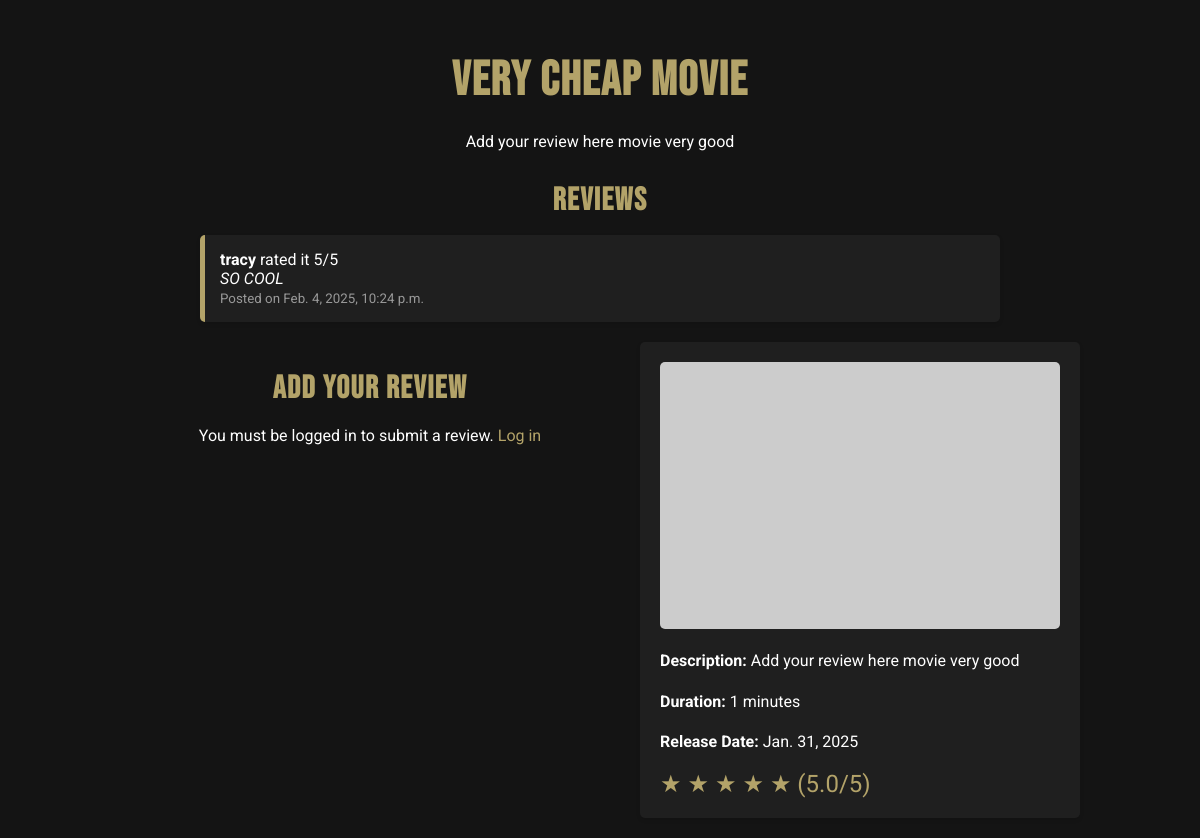
/movie_list/movies/1/, run on the app's committed database.
### movies/models.py (models this page shows, shortened)
class Movie(models.Model):
    title = models.CharField(max_length=255)
    description = models.TextField()
    release_date = models.DateField()
    price = models.FloatField()
    duration = models.PositiveBigIntegerField()
    poster = models.ImageField(upload_to='posters/', blank=True, null=True)
    @property
    def average_rating(self):
        return self.reviews.aggregate(Avg('rating'))['rating__avg']

class Review(models.Model):
    movie = models.ForeignKey(Movie, related_name='reviews', on_delete=models.CASCADE)
    user = models.ForeignKey(User, on_delete=models.CASCADE)  # Optional: associate review with a user
    rating = models.IntegerField(
        validators=[
            MinValueValidator(0),
            MaxValueValidator(5),
        ]
    )
    comment = models.TextField()
    created_at = models.DateTimeField(auto_now_add=True)

### movie_list/views.py (the view)
# urls.py: path('movies/<int:pk>/', movie_detail, name='movie_detail'),
def movie_detail(request, pk):
    movie = get_object_or_404(Movie, pk=pk)
    reviews = movie.reviews.all()
    if request.method == 'POST':
        if not request.user.is_authenticated:
            return redirect('login')  # Replace 'login' with your login URL name
        form = ReviewForm(request.POST)
        if form.is_valid():
            review = form.save(commit=False)
            review.movie = movie
            review.user = request.user
            review.save()
            return redirect('movie_list:movie_detail', pk=movie.pk)  # Use namespace
    else:
        form = ReviewForm()
    context = {
        'movie': movie,
        'reviews': reviews,
        'form': form,
    }
    return render(request, 'movie_list/movie_detail.html', context)

### movie_list/templates/movie_list/movie_detail.html (shortened to what this page needs)
<!DOCTYPE html>
<html lang="en">
<head>
</head>
<body>
    <h1>{{ movie.title }}</h1>
    <p>{{ movie.description }}</p>
    <div class="review-section">
        <h2>Reviews</h2>
        {% if reviews %}
            <ul>
                {% for review in reviews %}
                    <li>
                        <strong>{{ review.user.username }}</strong> rated it {{ review.rating }}/5<br>
                        <em>{{ review.comment }}</em> <br>
                        <small>Posted on {{ review.created_at }}</small>
                    </li>
                {% endfor %}
            </ul>
        {% else %}
            <p>No reviews yet.</p>
        {% endif %}
    </div>
    <div class="add-review-section">
        <div class="review-form">
            <h2>Add Your Review</h2>
            {% if user.is_authenticated %}
                <form method="post">
                    {% csrf_token %}
                    {{ form.as_p }}
                    <button type="submit">Submit Review</button>
                </form>
            {% else %}
                <p>You must be logged in to submit a review. <a href="{% url 'auths:login' %}">Log in</a></p>
            {% endif %}
        </div>
        <div class="movie-details">
            {% if movie.poster %}
                <img src="{{ movie.poster.url }}" alt="{{ movie.title }} Poster">
            {% else %}
                <img src="https://via.placeholder.com/300x200?text=No+Image" alt="No Image">
            {% endif %}
            <p><strong>Description:</strong> {{ movie.description }}</p>
            <p><strong>Duration:</strong> {{ movie.duration }} minutes</p>
            <p><strong>Release Date:</strong> {{ movie.release_date }}</p>
            <div class="rating-stars">
                {% if movie.average_rating %}
                    {% for _ in "12345" %}
                        {% if forloop.counter <= movie.average_rating %}
                            <span class="star">★</span>
                        {% else %}
                            <span class="star">☆</span>
                        {% endif %}
                    {% endfor %}
                    <span>({{ movie.average_rating|floatformat:1 }}/5)</span>
                {% else %}
                    <p>No ratings yet.</p>
                {% endif %}
            </div>
        </div>
    </div>
</body>
</html>

### movie_list/templates/movie_list/movie_detail.html (style rules this page uses)
body { font-family: 'Roboto', sans-serif; background-color: #141414; color: #FFFFFF; margin: 0; padding: 20px; }
h1, h2 { font-family: 'Bebas Neue', sans-serif; color: #B3A369; text-align: center; letter-spacing: 1.5px; }
h1 { font-size: 3em; margin-bottom: 20px; }
h2 { font-size: 2em; margin-bottom: 15px; }
p { text-align: center; max-width: 800px; margin: 0 auto 20px; line-height: 1.6; }
ul { list-style-type: none; padding: 0; width: 100%; max-width: 800px; margin: 0 auto; }
li { background-color: #1F1F1F; border-left: 5px solid #B3A369; margin-bottom: 10px; padding: 15px; border-radius: 5px; box-shadow: 0 2px 4px rgba(0, 0, 0, 0.1); }
a { color: #B3A369; text-decoration: none; }
small { color: #999; }
.review-section { width: 100%; max-width: 800px; margin: 0 auto; }
.add-review-section { display: flex; gap: 20px; justify-content: center; margin-top: 20px; }
.review-form { flex: 1; max-width: 500px; }
.movie-details { flex: 1; max-width: 400px; background-color: #1F1F1F; padding: 20px; border-radius: 5px; box-shadow: 0 2px 4px rgba(0, 0, 0, 0.1); }
.movie-details img { width: 100%; height: auto; border-radius: 5px; margin-bottom: 15px; }
.movie-details p { text-align: left; margin: 0 0 15px; }
.rating-stars { font-size: 24px; color: #B3A369; }
.rating-stars .star { display: inline-block; }

### data on the page
Movie: title "Very cheap movie", description "Add your review here movie very good", duration "1", release_date "Jan. 31, 2025", average_rating "5.0"
Review: user.username "tracy", rating "5", comment "SO COOL", created_at "Feb. 4, 2025, 10:24 p.m."
